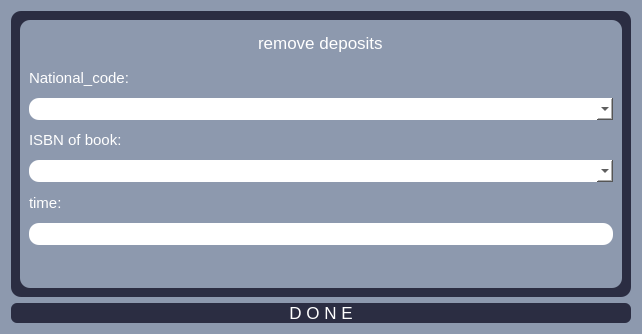
<?xml version="1.0" encoding="UTF-8"?>
<ui version="4.0">
 <class>Dialog</class>
 <widget class="QDialog" name="Dialog">
  <property name="geometry">
   <rect>
    <x>0</x>
    <y>0</y>
    <width>642</width>
    <height>334</height>
   </rect>
  </property>
  <property name="windowTitle">
   <string>Dialog</string>
  </property>
  <property name="styleSheet">
   <string notr="true">background-color:#8d99ae;</string>
  </property>
  <layout class="QVBoxLayout" name="verticalLayout">
   <item>
    <widget class="QWidget" name="widget_3" native="true">
     <property name="styleSheet">
      <string notr="true">background-color:#2b2d42;
border-radius:10px;</string>
     </property>
     <layout class="QVBoxLayout" name="verticalLayout_2">
      <item>
       <widget class="QFrame" name="frame">
        <property name="styleSheet">
         <string notr="true">background-color:#8d99ae;</string>
        </property>
        <property name="frameShape">
         <enum>QFrame::StyledPanel</enum>
        </property>
        <property name="frameShadow">
         <enum>QFrame::Raised</enum>
        </property>
        <layout class="QVBoxLayout" name="verticalLayout_4">
         <item alignment="Qt::AlignHCenter">
          <widget class="QLabel" name="label_title">
           <property name="font">
            <font>
             <pointsize>13</pointsize>
            </font>
           </property>
           <property name="styleSheet">
            <string notr="true">color:white</string>
           </property>
           <property name="text">
            <string>remove deposits</string>
           </property>
          </widget>
         </item>
         <item>
          <widget class="QLabel" name="label_national_code">
           <property name="font">
            <font>
             <pointsize>11</pointsize>
            </font>
           </property>
           <property name="styleSheet">
            <string notr="true">color:white</string>
           </property>
           <property name="text">
            <string>National_code:</string>
           </property>
          </widget>
         </item>
         <item>
          <widget class="QComboBox" name="comboBox_national_code">
           <property name="styleSheet">
            <string notr="true">background-color:rgb(255,255,255);
padding:3px;</string>
           </property>
          </widget>
         </item>
         <item>
          <widget class="QLabel" name="label_isbn">
           <property name="font">
            <font>
             <pointsize>11</pointsize>
            </font>
           </property>
           <property name="styleSheet">
            <string notr="true">color:white</string>
           </property>
           <property name="text">
            <string>ISBN of book:</string>
           </property>
          </widget>
         </item>
         <item>
          <widget class="QComboBox" name="comboBox_isbn">
           <property name="styleSheet">
            <string notr="true">background-color:rgb(255,255,255);
padding:3px;</string>
           </property>
          </widget>
         </item>
         <item>
          <widget class="QLabel" name="label_time">
           <property name="font">
            <font>
             <pointsize>11</pointsize>
            </font>
           </property>
           <property name="styleSheet">
            <string notr="true">color:white</string>
           </property>
           <property name="text">
            <string>time:</string>
           </property>
          </widget>
         </item>
         <item>
          <widget class="QLineEdit" name="lineEdit_time">
           <property name="styleSheet">
            <string notr="true">background-color:rgb(255,255,255);
padding:3px;</string>
           </property>
          </widget>
         </item>
         <item>
          <widget class="QLabel" name="label_alert">
           <property name="text">
            <string/>
           </property>
          </widget>
         </item>
        </layout>
       </widget>
      </item>
     </layout>
    </widget>
   </item>
   <item>
    <widget class="QPushButton" name="pushButton_done">
     <property name="font">
      <font>
       <pointsize>13</pointsize>
      </font>
     </property>
     <property name="styleSheet">
      <string notr="true">background-color:#2b2d42;
border-radius:6px;
color:white
</string>
     </property>
     <property name="text">
      <string>D O N E</string>
     </property>
    </widget>
   </item>
  </layout>
 </widget>
 <resources/>
 <connections/>
</ui>
